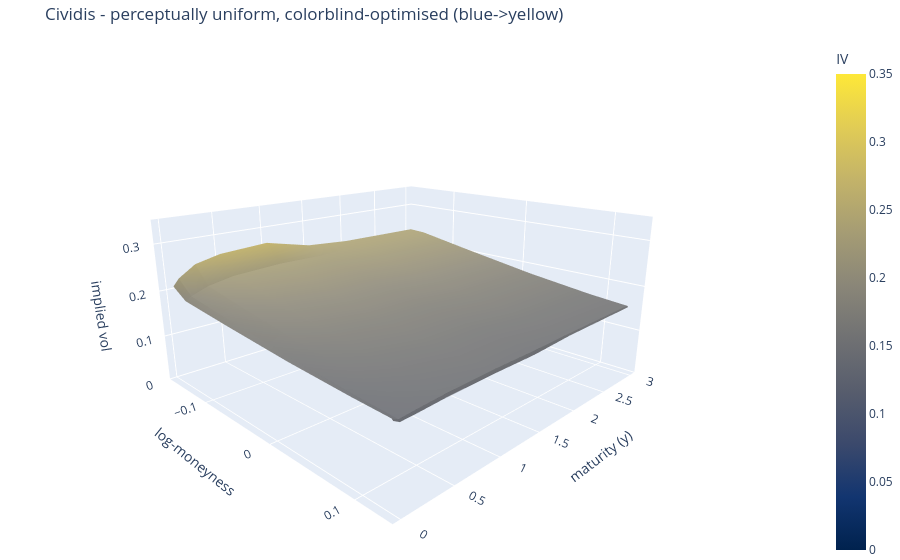
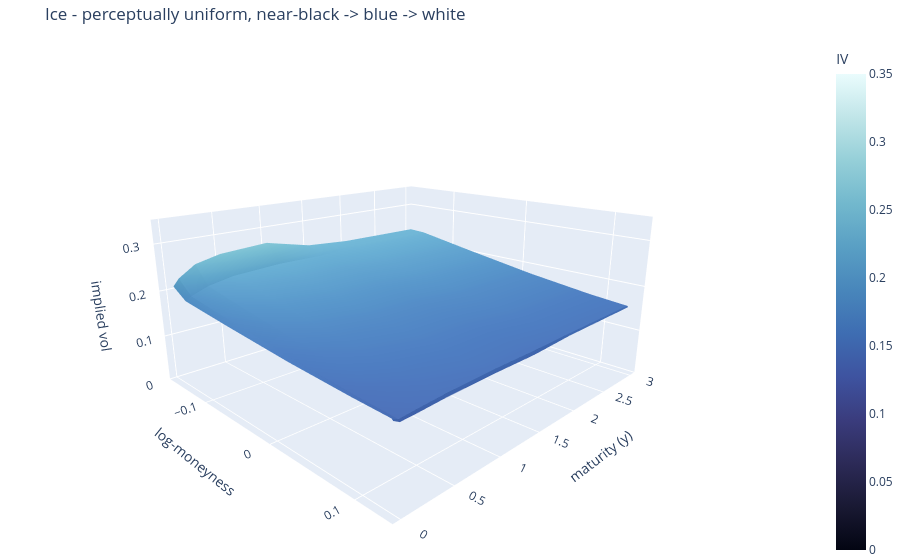
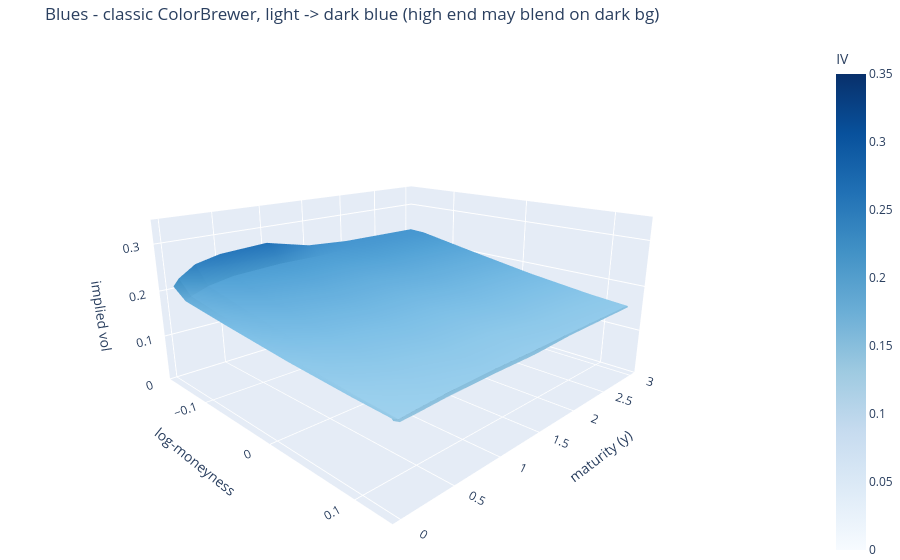

The notebook cell saved with these charts, in order:
### Markdown cell above
## Blue-family comparison

Same surface again — blue colormaps this time. Key trade-off on a **dark theme**: the high-IV end should be the *bright* end so peaks pop and recede into shadow at low IV.

- **Cividis** — perceptually uniform and specifically colorblind-optimised; runs blue→yellow (so not pure blue, but the most readable of the blues).
- **Ice** — perceptually uniform, near-black→blue→white; clean monochrome feel, but the low end can blend into the dark panel.
- **Blues** — the classic ColorBrewer sequential, light→**dark** blue; note its high end is *dark*, so high IV may disappear against the dark background (often wants reversing).
- **YlGnBu** — yellow-green-blue, blue-dominant but multi-hue.
- **Custom navy→cyan→white** — vivid monochrome blue with a *bright* high end (high IV pops on dark), dark navy low end recedes. Tunable.

### Code cell
# Blue-family candidates — same surface, only the colorscale changes (cmin/cmax locked as before).
# A mix of perceptually-uniform maps (Cividis, Ice) and classic sequential blues, plus a vivid
# custom navy->cyan->white tuned for the dark theme (bright high end = high IV pops; dark low end
# recedes). Reuses palette_fig() defined in the cell above — run that cell first.
NAVY_CYAN = [[0.0, "#08306b"], [0.35, "#2171b5"], [0.7, "#41b6e4"], [1.0, "#d9f4ff"]]

for cs, title in [
    ("Cividis", "Cividis - perceptually uniform, colorblind-optimised (blue->yellow)"),
    ("Ice",     "Ice - perceptually uniform, near-black -> blue -> white"),
    ("Blues",   "Blues - classic ColorBrewer, light -> dark blue (high end may blend on dark bg)"),
    ("YlGnBu",  "YlGnBu - yellow-green-blue, blue-dominant multi-hue"),
    (NAVY_CYAN, "Custom navy -> cyan -> white - vivid monochrome blue (bright high end)"),
]:
    palette_fig(cs, title).show()

### Figure 1 — Plotly figure (JSON) as saved in the notebook; plotly's stock layout.template omitted (floating-point values rounded to 4 significant figures)
{"data": [{"cmax": 0.35, "cmin": 0.0, "colorbar": {"title": {"text": "IV"}}, "colorscale": [[0.0, "#00224e"], [0.1111, "#123570"], [0.2222, "#3b496c"], [0.3333, "#575d6d"], [0.4444, "#707173"], [0.5556, "#8a8678"], [0.6667, "#a59c74"], [0.7778, "#c3b369"], [0.8889, "#e1cc55"], [1.0, "#fee838"]], "connectgaps": true, "type": "surface", "x": [-0.1603, -0.1388, -0.07126, 0.01661, 0.01661, 0.08715, 0.1256, 0.1269], "y": [0.0274, 0.08333, 0.25, 0.5, 1.0, 1.5, 2.0, 3.0], "z": [[0.2097, 0.1885, 0.1762, 0.162, 0.162, 0.1541, 0.1512, 0.1485], [0.2245, 0.196, 0.1801, 0.1612, 0.1612, 0.1495, 0.1451, 0.1417], [0.2482, 0.2098, 0.1895, 0.1665, 0.1665, 0.1528, 0.1475, 0.1427], [0.2604, 0.22, 0.1977, 0.1718, 0.1718, 0.1562, 0.1503, 0.1453], [0.2669, 0.2258, 0.203, 0.1762, 0.1762, 0.1596, 0.153, 0.147], [null, 0.2255, 0.2034, 0.1767, 0.1767, 0.1597, 0.1529, 0.1466], [null, 0.2302, 0.2076, 0.1804, 0.1804, 0.1624, 0.1545, null], [null, 0.2314, 0.2087, 0.1809, 0.1809, 0.163, 0.156, null]]}], "layout": {"height": 560, "margin": {"b": 0, "l": 0, "r": 0, "t": 40}, "scene": {"aspectratio": {"x": 1.4, "y": 1.5, "z": 0.7}, "camera": {"eye": {"x": 1.8, "y": -1.8, "z": 0.8}}, "xaxis": {"title": {"text": "log-moneyness"}}, "yaxis": {"title": {"text": "maturity (y)"}}, "zaxis": {"range": [0.0, 0.35], "title": {"text": "implied vol"}}}, "title": {"text": "Cividis - perceptually uniform, colorblind-optimised (blue->yellow)"}}}

### Figure 2 — Plotly figure (JSON) as saved in the notebook; plotly's stock layout.template omitted (floating-point values rounded to 4 significant figures)
{"data": [{"cmax": 0.35, "cmin": 0.0, "colorbar": {"title": {"text": "IV"}}, "colorscale": [[0.0, "rgb(3, 5, 18)"], [0.09091, "rgb(25, 25, 51)"], [0.1818, "rgb(44, 42, 87)"], [0.2727, "rgb(58, 60, 125)"], [0.3636, "rgb(62, 83, 160)"], [0.4545, "rgb(62, 109, 178)"], [0.5455, "rgb(72, 134, 187)"], [0.6364, "rgb(89, 159, 196)"], [0.7273, "rgb(114, 184, 205)"], [0.8182, "rgb(149, 207, 216)"], [0.9091, "rgb(192, 229, 232)"], [1.0, "rgb(234, 252, 253)"]], "connectgaps": true, "type": "surface", "x": [-0.1603, -0.1388, -0.07126, 0.01661, 0.01661, 0.08715, 0.1256, 0.1269], "y": [0.0274, 0.08333, 0.25, 0.5, 1.0, 1.5, 2.0, 3.0], "z": [[0.2097, 0.1885, 0.1762, 0.162, 0.162, 0.1541, 0.1512, 0.1485], [0.2245, 0.196, 0.1801, 0.1612, 0.1612, 0.1495, 0.1451, 0.1417], [0.2482, 0.2098, 0.1895, 0.1665, 0.1665, 0.1528, 0.1475, 0.1427], [0.2604, 0.22, 0.1977, 0.1718, 0.1718, 0.1562, 0.1503, 0.1453], [0.2669, 0.2258, 0.203, 0.1762, 0.1762, 0.1596, 0.153, 0.147], [null, 0.2255, 0.2034, 0.1767, 0.1767, 0.1597, 0.1529, 0.1466], [null, 0.2302, 0.2076, 0.1804, 0.1804, 0.1624, 0.1545, null], [null, 0.2314, 0.2087, 0.1809, 0.1809, 0.163, 0.156, null]]}], "layout": {"height": 560, "margin": {"b": 0, "l": 0, "r": 0, "t": 40}, "scene": {"aspectratio": {"x": 1.4, "y": 1.5, "z": 0.7}, "camera": {"eye": {"x": 1.8, "y": -1.8, "z": 0.8}}, "xaxis": {"title": {"text": "log-moneyness"}}, "yaxis": {"title": {"text": "maturity (y)"}}, "zaxis": {"range": [0.0, 0.35], "title": {"text": "implied vol"}}}, "title": {"text": "Ice - perceptually uniform, near-black -> blue -> white"}}}

### Figure 3 — Plotly figure (JSON) as saved in the notebook; plotly's stock layout.template omitted (floating-point values rounded to 4 significant figures)
{"data": [{"cmax": 0.35, "cmin": 0.0, "colorbar": {"title": {"text": "IV"}}, "colorscale": [[0.0, "rgb(247,251,255)"], [0.125, "rgb(222,235,247)"], [0.25, "rgb(198,219,239)"], [0.375, "rgb(158,202,225)"], [0.5, "rgb(107,174,214)"], [0.625, "rgb(66,146,198)"], [0.75, "rgb(33,113,181)"], [0.875, "rgb(8,81,156)"], [1.0, "rgb(8,48,107)"]], "connectgaps": true, "type": "surface", "x": [-0.1603, -0.1388, -0.07126, 0.01661, 0.01661, 0.08715, 0.1256, 0.1269], "y": [0.0274, 0.08333, 0.25, 0.5, 1.0, 1.5, 2.0, 3.0], "z": [[0.2097, 0.1885, 0.1762, 0.162, 0.162, 0.1541, 0.1512, 0.1485], [0.2245, 0.196, 0.1801, 0.1612, 0.1612, 0.1495, 0.1451, 0.1417], [0.2482, 0.2098, 0.1895, 0.1665, 0.1665, 0.1528, 0.1475, 0.1427], [0.2604, 0.22, 0.1977, 0.1718, 0.1718, 0.1562, 0.1503, 0.1453], [0.2669, 0.2258, 0.203, 0.1762, 0.1762, 0.1596, 0.153, 0.147], [null, 0.2255, 0.2034, 0.1767, 0.1767, 0.1597, 0.1529, 0.1466], [null, 0.2302, 0.2076, 0.1804, 0.1804, 0.1624, 0.1545, null], [null, 0.2314, 0.2087, 0.1809, 0.1809, 0.163, 0.156, null]]}], "layout": {"height": 560, "margin": {"b": 0, "l": 0, "r": 0, "t": 40}, "scene": {"aspectratio": {"x": 1.4, "y": 1.5, "z": 0.7}, "camera": {"eye": {"x": 1.8, "y": -1.8, "z": 0.8}}, "xaxis": {"title": {"text": "log-moneyness"}}, "yaxis": {"title": {"text": "maturity (y)"}}, "zaxis": {"range": [0.0, 0.35], "title": {"text": "implied vol"}}}, "title": {"text": "Blues - classic ColorBrewer, light -> dark blue (high end may blend on dark bg)"}}}
